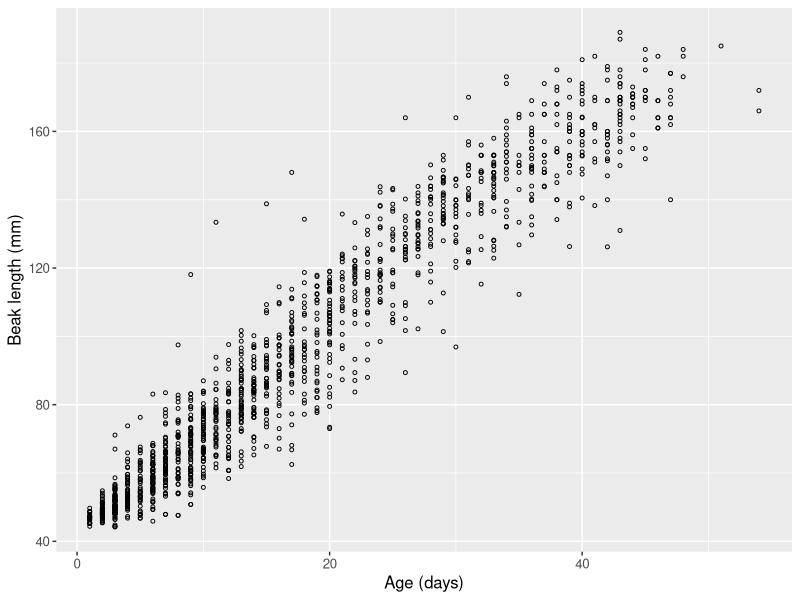
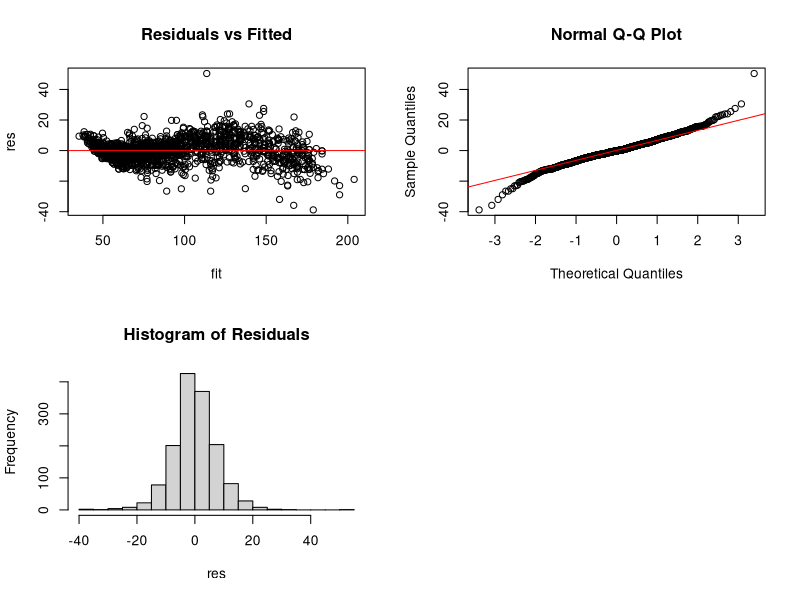
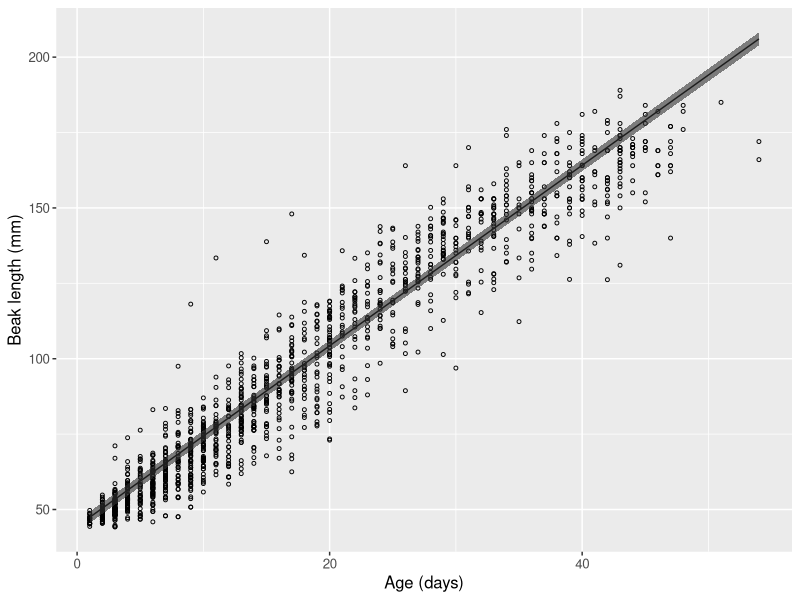
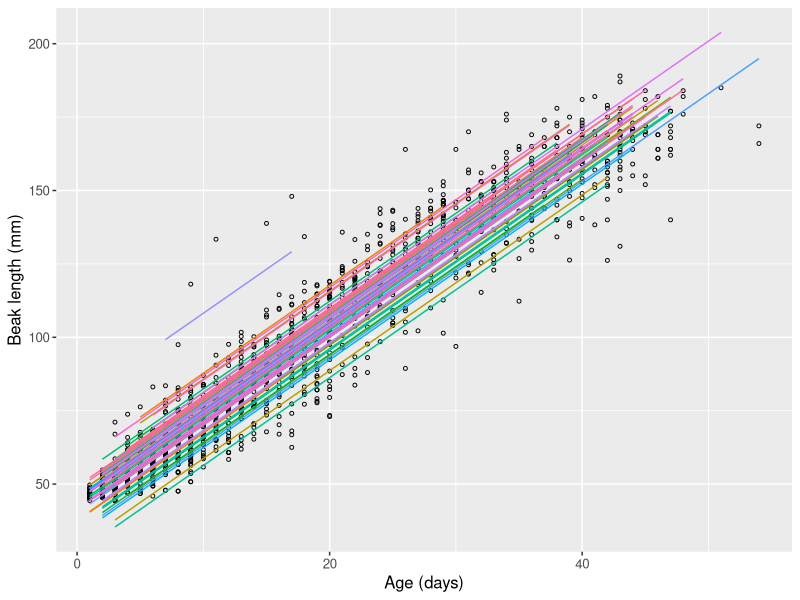
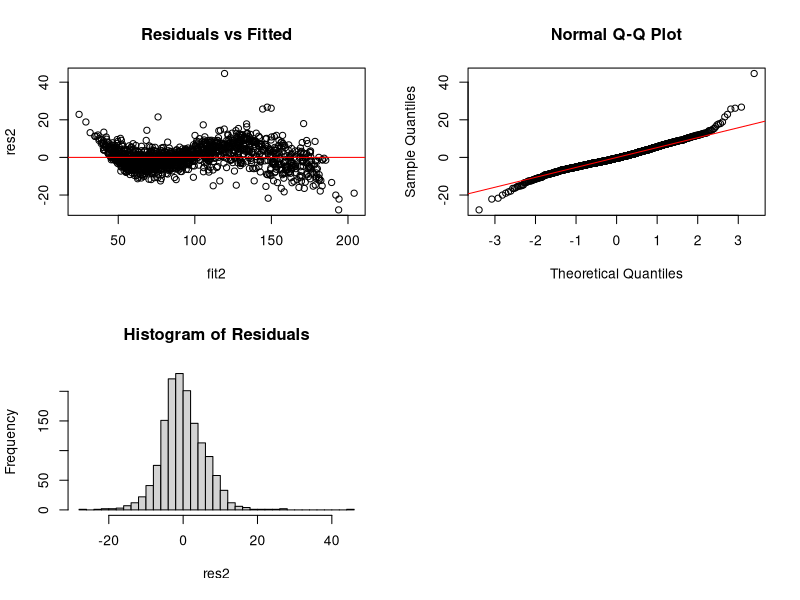
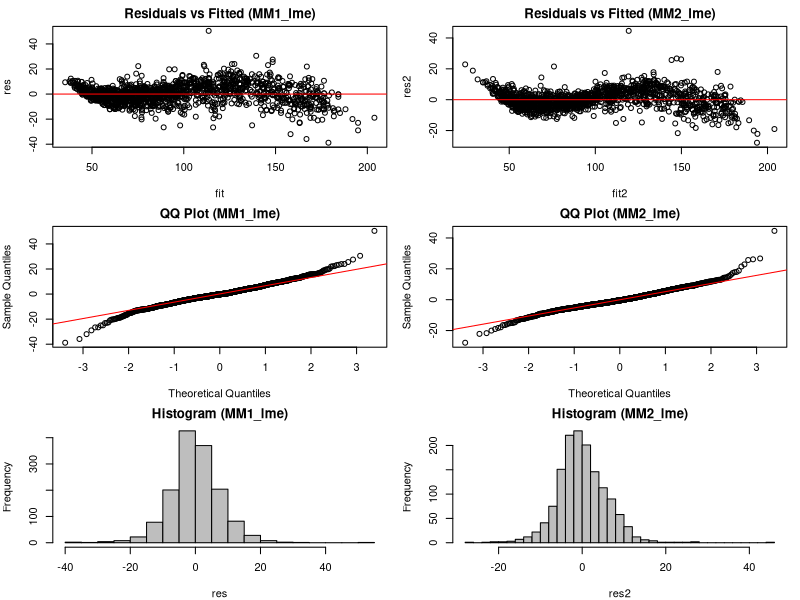

Source code (R) for these figures, in order:
## ---- chunk 1
library(lattice)
library(ggplot2)
library(dplyr)
library(lme4)     # for function lmer() 
library(nlme)     # for function lme()
## ---- chunk 2
WS <- read.csv(file = "White_Stork_Growth.csv", header = TRUE)
## ---- chunk 3
str(WS)
summary(WS)
## ---- chunk 4
WS1 <- subset(WS, Year == 2012)
## ---- chunk 5
WS2 <- na.exclude(WS1[, c("Beak", "Age", "Nest", "Chick")])
## ---- chunk 6
WS2$fNest  <- factor(WS2$Nest)
WS2$fChick <- factor(WS2$Chick)
## ---- chunk 7
table(WS2$fNest)
table(WS2$fChick)
## ---- chunk 8
ggplot(data = WS2, aes(x = Age, y = Beak)) +
  geom_point(shape = 1, size = 1) +
  labs(x = "Age (days)", y = "Beak length (mm)") +
  theme(text = element_text(size = 12))
## ---- chunk 9
MM1_lmer <- lmer(Beak ~ Age + (1 | fNest), data = WS2)
summary(MM1_lmer)

MM1_lme <- lme(Beak ~ Age, random = ~ 1 | fNest, data = WS2)
summary(MM1_lme)
## ---- chunk 10
fit <- fitted(MM1_lme)
res <- residuals(MM1_lme)

par(mfrow = c(2, 2))
plot(fit, res, main = "Residuals vs Fitted")
abline(h = 0, col = "red")
qqnorm(res)
qqline(res, col = "red")
hist(res, breaks = 30, main = "Histogram of Residuals")
## ---- chunk 11
MyData <- data.frame(Age = seq(min(WS2$Age), 
                          max(WS2$Age),
                          length = 25))
X <- model.matrix(~ Age, data = MyData)
MyData$Pred <- X %*% fixef(MM1_lme)
MyData$SE <- sqrt(diag(X %*% vcov(MM1_lme) %*% t(X))  )
MyData$SeUp <- MyData$Pred + 1.96 * MyData$SE
MyData$SeLo <- MyData$Pred - 1.96 * MyData$SE
## ---- chunk 12
ggplot() + 
  geom_point(data = WS2, aes(x = Age, y = Beak), shape = 1, size = 1) +
  geom_line(data = MyData, aes(x = Age, y = Pred), colour = "black") +
  geom_ribbon(data = MyData, aes(x = Age, ymin = SeLo, ymax = SeUp), alpha = 0.6) + # add ribbin of SE
  labs(x = "Age (days)",
    y = "Beak length (mm)") +
  theme(text = element_text(size = 12))
## ---- chunk 13
WS2$Fit <- fitted(MM1_lme)
ggplot(WS2, aes(x = Age, y = Beak)) +
  geom_point(shape = 1, size = 1) +
  geom_line(aes(y = Fit, group = fNest, color = fNest), show.legend = FALSE) +
  labs(x = "Age (days)", y = "Beak length (mm)") +
  theme(text = element_text(size = 12))
## ---- chunk 14
MM2_lmer <- lmer(Beak ~ Age + (1 | fNest / fChick), data = WS2)
summary(MM2_lmer)
## ---- chunk 15
WS2$fNest_fChick <- interaction(WS2$fNest, WS2$fChick, drop = TRUE)
MM2_lme <- lme(Beak ~ Age, random = list(fNest = ~1, fNest_fChick = ~1),data = WS2)
summary(MM2_lme)
## ---- chunk 16
fit2 <- fitted(MM2_lme)
res2 <- residuals(MM2_lme)

par(mfrow = c(2, 2))
plot(fit2, res2, main = "Residuals vs Fitted")
abline(h = 0, col = "red")
qqnorm(res2)
qqline(res2, col = "red")
hist(res2, breaks = 30, main = "Histogram of Residuals")
## ---- chunk 17
AIC(MM1_lmer, MM2_lmer)
AIC(MM1_lme, MM2_lme)
## ---- chunk 18
anova(MM1_lme, MM2_lme)
## ---- chunk 19
par(mfcol = c(3, 2), mar = c(4, 4, 2, 1))  

plot(fit, res, main = "Residuals vs Fitted (MM1_lme)") # MM1_lme
abline(h = 0, col = "red")
qqnorm(res, main = "QQ Plot (MM1_lme)")
qqline(res, col = "red")
hist(res, breaks = 30, main = "Histogram (MM1_lme)", col = "gray")

plot(fit2, res2, main = "Residuals vs Fitted (MM2_lme)") # MM2_lme
abline(h = 0, col = "red")
qqnorm(res2, main = "QQ Plot (MM2_lme)")
qqline(res2, col = "red")
hist(res2, breaks = 30, main = "Histogram (MM2_lme)", col = "gray")
